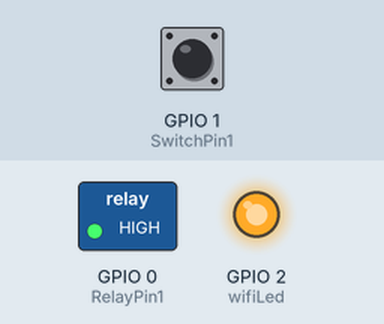
Simulated run of this sketch. Board: ESP8266 (NodeMCU). Parts: switched loads named in the sketch (green lamp = pin HIGH), output pins drawn as LEDs (lit = HIGH). Dashed ring = blinking. The inputs (shaded band) are chosen by the test bench; at power-on: GPIO 1 (SwitchPin1) HIGH. WiFi joins after 1.5 s; servers stay silent unless stated; what the sketch prints to the serial monitor is not drawn.

Above: at 2.7 s.
2.8 s: GPIO 1 (SwitchPin1) pulled LOW for 1 s
At 4.5 s:
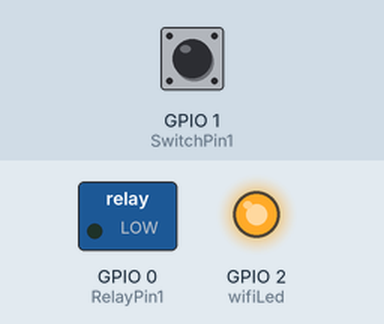
5.3 s: GPIO 1 (SwitchPin1) pulled LOW for 0.15 s
At 5.6 s:
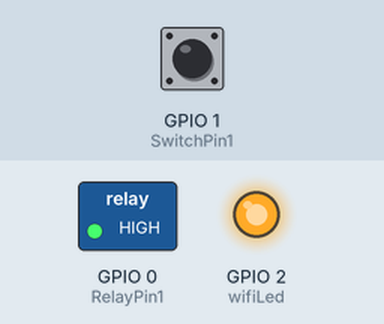
6.9 s: GPIO 1 (SwitchPin1) pulled LOW for 3.2 s
At 7.35 s:
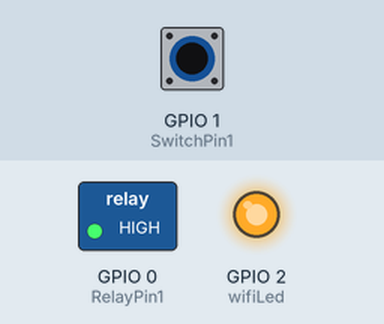
Timing chart, 0 to 11.4 s (numbered marks = the images above; inputs shaded):
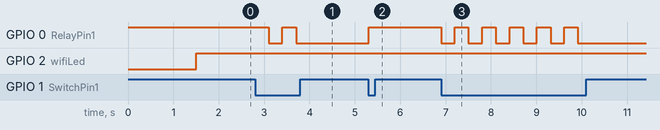

Measured:
- after the input at 2.8 s, GPIO 0 (RelayPin1): HIGH → LOW after 0.30 s, → HIGH 0.30 s later, → LOW 0.30 s later
- after the input at 5.3 s, GPIO 0 (RelayPin1): LOW → HIGH at once
- after the input at 6.9 s, GPIO 0 (RelayPin1): alternates HIGH for 0.30 s and LOW for 0.30 s, 11 changes in all, then stays LOW, starting at once

The sketch:

Code_ESP32_Alexa_Manual_Button_8_Relays.ino
```cpp
#include <ESP8266WiFi.h>
#include <Espalexa.h>

Espalexa espalexa;

// define the GPIO connected with Relays and switches
#define RelayPin1 0  //D23
#define SwitchPin1 1  //D13
#define wifiLed    2   //D2

int toggleState_1 = 0; //Define integer to remember the toggle state for relay 1

// prototypes
boolean connectWifi();

//callback functions
void firstLightChanged(uint8_t brightness);

// WiFi Credentials
const char* ssid = "Frajola";
const char* password = "dd34e56134";

// device names
String Device_1_Name = "Cristaleira_ESP";

boolean wifiConnected = false;

//our callback functions
void firstLightChanged(uint8_t brightness)
{
  //Control the device
  if (brightness == 255)
    {
      digitalWrite(RelayPin1, LOW);
      Serial.println("Device1 ON");
      toggleState_1 = 1;
    }
  else
  {
    digitalWrite(RelayPin1, HIGH);
    Serial.println("Device1 OFF");
    toggleState_1 = 0;
  }
}


void relayOnOff(int relay){
    EspalexaDevice* d = espalexa.getDevice(relay-1); //the index is zero-based
             if(toggleState_1 == 1){
              d->setPercent(100); //set value "brightness" in percent
              digitalWrite(RelayPin1, LOW); // turn on relay 1
              toggleState_1 = 0;
              Serial.println("Device1 ON");
              }
             else{
              d->setPercent(0); //set value "brightness" in percent
              digitalWrite(RelayPin1, HIGH); // turn off relay 1
              toggleState_1 = 1;
              Serial.println("Device1 OFF");
              }
      delay(300);
}

// connect to wifi – returns true if successful or false if not
boolean connectWifi()
{
  boolean state = true;
  int i = 0;

  WiFi.mode(WIFI_STA);
  WiFi.begin(ssid, password);
  Serial.println("");
  Serial.println("Connecting to WiFi");

  // Wait for connection
  Serial.print("Connecting...");
  while (WiFi.status() != WL_CONNECTED) {
    delay(500);
    Serial.print(".");
    if (i > 20) {
      state = false; break;
    }
    i++;
  }
  Serial.println("");
  if (state) {
    Serial.print("Connected to ");
    Serial.println(ssid);
    Serial.print("IP address: ");
    Serial.println(WiFi.localIP());
  }
  else {
    Serial.println("Connection failed.");
  }
  return state;
}

void addDevices(){
  // Define your devices here.
  espalexa.addDevice(Device_1_Name, firstLightChanged); //simplest definition, default state off
  espalexa.begin();
}


void setup()
{
  Serial.begin(115200);

  pinMode(RelayPin1, OUTPUT);

  pinMode(wifiLed, OUTPUT);

  pinMode(SwitchPin1, INPUT_PULLUP);

  //During Starting all Relays should TURN OFF
  digitalWrite(RelayPin1, HIGH);

  // Initialise wifi connection
  wifiConnected = connectWifi();

  if (wifiConnected)
  {
    addDevices();
  }
  else
  {
    Serial.println("Cannot connect to WiFi. So in Manual Mode");
    delay(1000);
  }
}

void loop()
{
   if (WiFi.status() != WL_CONNECTED)
  {
    Serial.print("WiFi Not Connected ");
    digitalWrite(wifiLed, LOW); //Turn off WiFi LED
    //Manual Switch Control
    if (digitalRead(SwitchPin1) == LOW){
      relayOnOff(1);
    }
  }
  else
  {
    Serial.print("WiFi Connected  ");
    digitalWrite(wifiLed, HIGH);
    //Manual Switch Control
    if (digitalRead(SwitchPin1) == LOW){
      relayOnOff(1);
    }
    //WiFi Control
    if (wifiConnected){
      espalexa.loop();
      delay(1);
    }
    else {
      wifiConnected = connectWifi(); // Initialise wifi connection
      if(wifiConnected){
      addDevices();
      }
    }
  }
}
```
